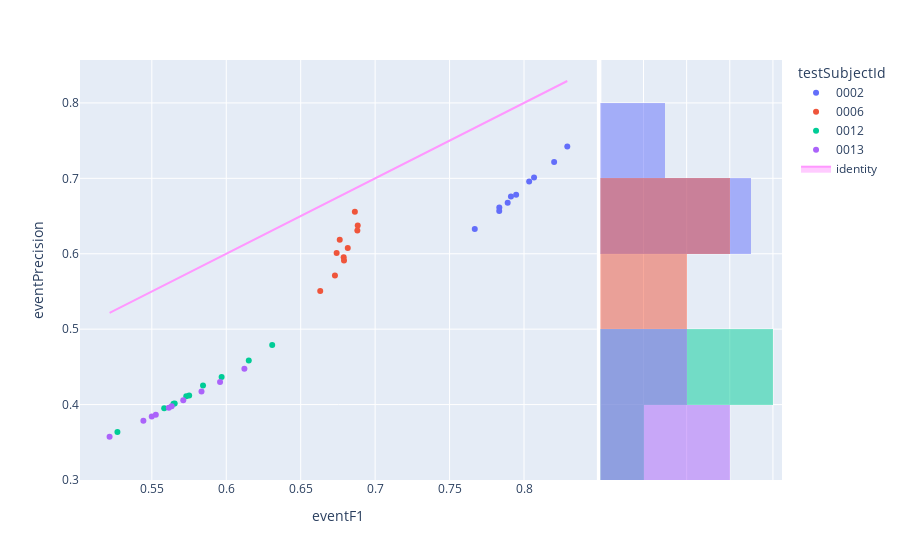

Write notebook code for a chart like this one.
### Code cell
fig=px.scatter(experimentModelsExtended,x='eventF1',y='eventPrecision',color='testSubjectId',hover_name='modelId', marginal_y="histogram")
fig.add_trace(
    go.Scatter(x=experimentModelsExtended['eventF1'], y=experimentModelsExtended['eventF1'], name="identity", mode='lines',fill="toself")
)
fig.show()

### Figure 1 — Plotly figure (JSON) as saved in the notebook; plotly's stock layout.template omitted (floating-point values rounded to 4 significant figures)
{"data": [{"hovertemplate": "<b>%{hovertext}</b><br><br>testSubjectId=0002<br>eventF1=%{x}<br>eventPrecision=%{y}<extra></extra>", "hovertext": ["1623c979-486c-4f45-ba54-dbbac3770588", "f8abeec1-7d46-4573-8a01-7827b8584472", "c556cd55-5f8b-420c-b6b2-0ca323bee5df", "b9ca9323-c013-423a-8b12-a893e0a8be97", "e31d0f92-1914-4bb5-9156-f9101fe1307c", "6fd86953-d3aa-4c9c-8069-b22b951dce3f", "87913851-d47b-4963-b2fa-1c65d7aec5a1", "0f0da0b8-d512-47b2-808a-c92b1d073468", "006d0918-7072-4365-953e-4b399728048d", "ca54dd96-c49f-4680-a78d-2aabf3059e5c"], "legendgroup": "0002", "marker": {"color": "#636efa", "symbol": "circle"}, "mode": "markers", "name": "0002", "orientation": "v", "showlegend": true, "type": "scatter", "x": [0.789, 0.7834, 0.8291, 0.7834, 0.8067, 0.7912, 0.7947, 0.8035, 0.8202, 0.7669], "xaxis": "x", "y": [0.6676, 0.6613, 0.7422, 0.6568, 0.7011, 0.6759, 0.6783, 0.6957, 0.7218, 0.6329], "yaxis": "y"}, {"alignmentgroup": "True", "bingroup": "y", "hovertemplate": "testSubjectId=0002<br>eventPrecision=%{y}<br>count=%{x}<extra></extra>", "legendgroup": "0002", "marker": {"color": "#636efa"}, "name": "0002", "offsetgroup": "0002", "opacity": 0.5, "showlegend": false, "type": "histogram", "xaxis": "x2", "y": [0.6676, 0.6613, 0.7422, 0.6568, 0.7011, 0.6759, 0.6783, 0.6957, 0.7218, 0.6329], "yaxis": "y2"}, {"hovertemplate": "<b>%{hovertext}</b><br><br>testSubjectId=0006<br>eventF1=%{x}<br>eventPrecision=%{y}<extra></extra>", "hovertext": ["1623c979-486c-4f45-ba54-dbbac3770588", "f8abeec1-7d46-4573-8a01-7827b8584472", "c556cd55-5f8b-420c-b6b2-0ca323bee5df", "b9ca9323-c013-423a-8b12-a893e0a8be97", "e31d0f92-1914-4bb5-9156-f9101fe1307c", "6fd86953-d3aa-4c9c-8069-b22b951dce3f", "87913851-d47b-4963-b2fa-1c65d7aec5a1", "0f0da0b8-d512-47b2-808a-c92b1d073468", "006d0918-7072-4365-953e-4b399728048d", "ca54dd96-c49f-4680-a78d-2aabf3059e5c"], "legendgroup": "0006", "marker": {"color": "#EF553B", "symbol": "circle"}, "mode": "markers", "name": "0006", "orientation": "v", "showlegend": true, "type": "scatter", "x": [0.6789, 0.6791, 0.6864, 0.673, 0.6881, 0.6741, 0.6816, 0.6762, 0.6883, 0.6631], "xaxis": "x", "y": [0.5954, 0.591, 0.6556, 0.5713, 0.6308, 0.601, 0.6076, 0.6186, 0.6373, 0.5506], "yaxis": "y"}, {"alignmentgroup": "True", "bingroup": "y", "hovertemplate": "testSubjectId=0006<br>eventPrecision=%{y}<br>count=%{x}<extra></extra>", "legendgroup": "0006", "marker": {"color": "#EF553B"}, "name": "0006", "offsetgroup": "0006", "opacity": 0.5, "showlegend": false, "type": "histogram", "xaxis": "x2", "y": [0.5954, 0.591, 0.6556, 0.5713, 0.6308, 0.601, 0.6076, 0.6186, 0.6373, 0.5506], "yaxis": "y2"}, {"hovertemplate": "<b>%{hovertext}</b><br><br>testSubjectId=0012<br>eventF1=%{x}<br>eventPrecision=%{y}<extra></extra>", "hovertext": ["1623c979-486c-4f45-ba54-dbbac3770588", "f8abeec1-7d46-4573-8a01-7827b8584472", "c556cd55-5f8b-420c-b6b2-0ca323bee5df", "b9ca9323-c013-423a-8b12-a893e0a8be97", "e31d0f92-1914-4bb5-9156-f9101fe1307c", "6fd86953-d3aa-4c9c-8069-b22b951dce3f", "87913851-d47b-4963-b2fa-1c65d7aec5a1", "0f0da0b8-d512-47b2-808a-c92b1d073468", "006d0918-7072-4365-953e-4b399728048d", "ca54dd96-c49f-4680-a78d-2aabf3059e5c"], "legendgroup": "0012", "marker": {"color": "#00cc96", "symbol": "circle"}, "mode": "markers", "name": "0012", "orientation": "v", "showlegend": true, "type": "scatter", "x": [0.5646, 0.5583, 0.6309, 0.5654, 0.5969, 0.5731, 0.5751, 0.5844, 0.6151, 0.5269], "xaxis": "x", "y": [0.401, 0.3952, 0.4792, 0.4014, 0.4366, 0.4112, 0.4122, 0.4251, 0.4585, 0.3637], "yaxis": "y"}, {"alignmentgroup": "True", "bingroup": "y", "hovertemplate": "testSubjectId=0012<br>eventPrecision=%{y}<br>count=%{x}<extra></extra>", "legendgroup": "0012", "marker": {"color": "#00cc96"}, "name": "0012", "offsetgroup": "0012", "opacity": 0.5, "showlegend": false, "type": "histogram", "xaxis": "x2", "y": [0.401, 0.3952, 0.4792, 0.4014, 0.4366, 0.4112, 0.4122, 0.4251, 0.4585, 0.3637], "yaxis": "y2"}, {"hovertemplate": "<b>%{hovertext}</b><br><br>testSubjectId=0013<br>eventF1=%{x}<br>eventPrecision=%{y}<extra></extra>", "hovertext": ["1623c979-486c-4f45-ba54-dbbac3770588", "f8abeec1-7d46-4573-8a01-7827b8584472", "c556cd55-5f8b-420c-b6b2-0ca323bee5df", "b9ca9323-c013-423a-8b12-a893e0a8be97", "e31d0f92-1914-4bb5-9156-f9101fe1307c", "6fd86953-d3aa-4c9c-8069-b22b951dce3f", "87913851-d47b-4963-b2fa-1c65d7aec5a1", "0f0da0b8-d512-47b2-808a-c92b1d073468", "006d0918-7072-4365-953e-4b399728048d", "ca54dd96-c49f-4680-a78d-2aabf3059e5c"], "legendgroup": "0013", "marker": {"color": "#ab63fa", "symbol": "circle"}, "mode": "markers", "name": "0013", "orientation": "v", "showlegend": true, "type": "scatter", "x": [0.5527, 0.5499, 0.6122, 0.5443, 0.5834, 0.5633, 0.5614, 0.5711, 0.5958, 0.5216], "xaxis": "x", "y": [0.3864, 0.3841, 0.4474, 0.3784, 0.4172, 0.3977, 0.3957, 0.4057, 0.4301, 0.3574], "yaxis": "y"}, {"alignmentgroup": "True", "bingroup": "y", "hovertemplate": "testSubjectId=0013<br>eventPrecision=%{y}<br>count=%{x}<extra></extra>", "legendgroup": "0013", "marker": {"color": "#ab63fa"}, "name": "0013", "offsetgroup": "0013", "opacity": 0.5, "showlegend": false, "type": "histogram", "xaxis": "x2", "y": [0.3864, 0.3841, 0.4474, 0.3784, 0.4172, 0.3977, 0.3957, 0.4057, 0.4301, 0.3574], "yaxis": "y2"}, {"fill": "toself", "mode": "lines", "name": "identity", "type": "scatter", "x": [0.789, 0.6789, 0.5646, 0.5527, 0.7834, 0.6791, 0.5583, 0.5499, 0.8291, 0.6864, 0.6309, 0.6122, 0.7834, 0.673, 0.5654, 0.5443, 0.8067, 0.6881, 0.5969, 0.5834, 0.7912, 0.6741, 0.5731, 0.5633, 0.7947, 0.6816, 0.5751, 0.5614, 0.8035, 0.6762, 0.5844, 0.5711, 0.8202, 0.6883, 0.6151, 0.5958, 0.7669, 0.6631, 0.5269, 0.5216], "y": [0.789, 0.6789, 0.5646, 0.5527, 0.7834, 0.6791, 0.5583, 0.5499, 0.8291, 0.6864, 0.6309, 0.6122, 0.7834, 0.673, 0.5654, 0.5443, 0.8067, 0.6881, 0.5969, 0.5834, 0.7912, 0.6741, 0.5731, 0.5633, 0.7947, 0.6816, 0.5751, 0.5614, 0.8035, 0.6762, 0.5844, 0.5711, 0.8202, 0.6883, 0.6151, 0.5958, 0.7669, 0.6631, 0.5269, 0.5216]}], "layout": {"barmode": "overlay", "legend": {"title": {"text": "testSubjectId"}, "tracegroupgap": 0}, "margin": {"t": 60}, "xaxis": {"anchor": "y", "domain": [0, 0.7363], "title": {"text": "eventF1"}}, "xaxis2": {"anchor": "y2", "domain": [0.7413, 1], "matches": "x2", "showgrid": true, "showline": false, "showticklabels": false, "ticks": ""}, "yaxis": {"anchor": "x", "domain": [0, 1], "title": {"text": "eventPrecision"}}, "yaxis2": {"anchor": "x2", "domain": [0, 1], "matches": "y", "showgrid": true, "showticklabels": false}}}
